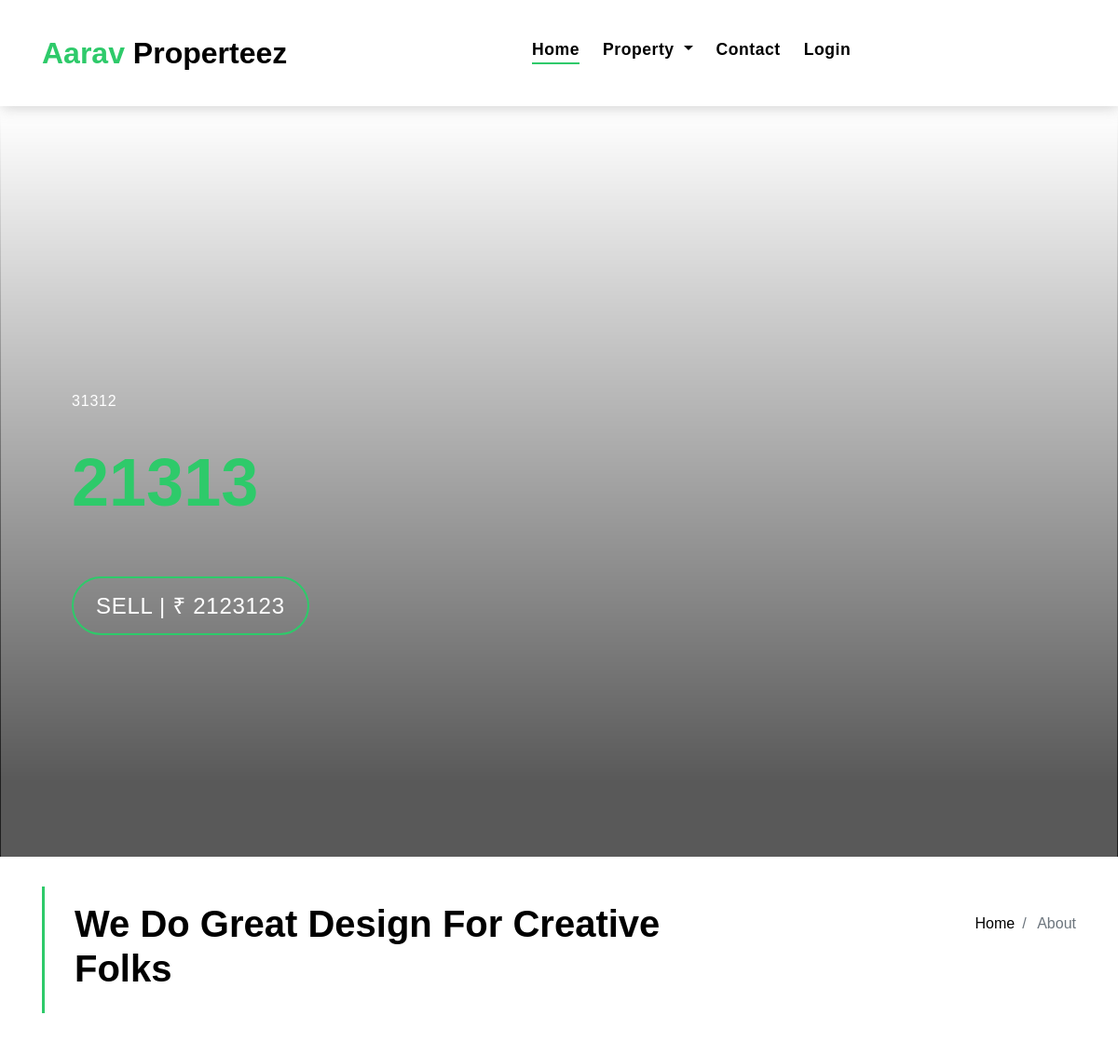
The app's page / (upper part), older data.
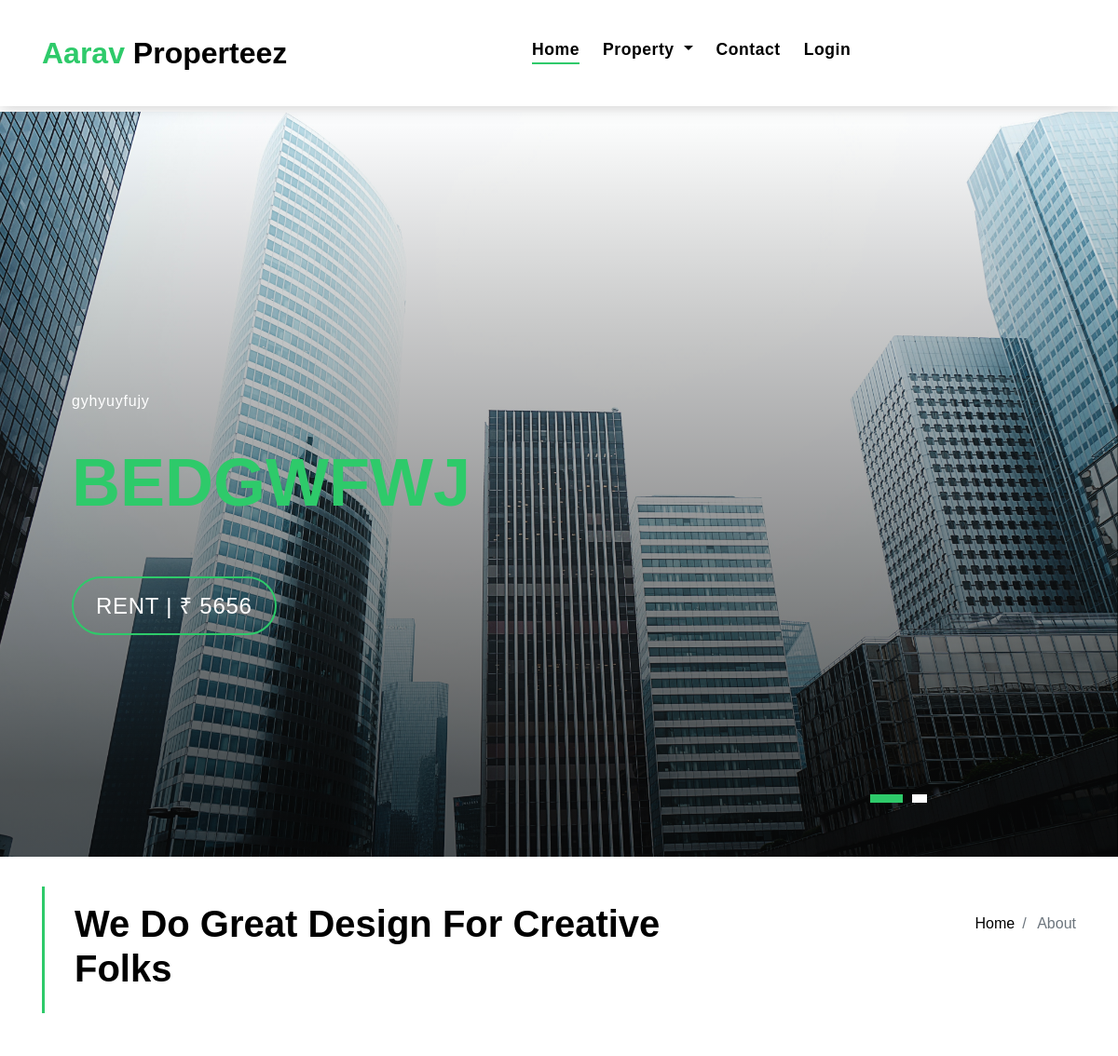
The same page, newer data.
### app/models.py (models this page shows, shortened)
class Commercial(models.Model):
    sno = models.AutoField(primary_key=True)
    main_image = models.ImageField(
        upload_to='main_images/', default='none', blank=False)
    area = models.DecimalField(max_digits=10, decimal_places=2)
    title = models.CharField(max_length=100)
    content = models.TextField()
    price = models.IntegerField()
    timestamp = models.DateTimeField(default=now)
    sell_or_rent = models.CharField(max_length=20,
                                    choices=SELL_OR_RENT_COMM_CHOICES)
    location = models.CharField(max_length=150)
    property_type = models.CharField(max_length=20,
                                     choices=COMM_PROPERTY_CHOICES)
    floorplan = models.ImageField(
        upload_to='floorplan_images/', default='none', blank=False)
    construction_status = models.CharField(max_length=20,
                                           choices=COMM_STATUS_CHOICES)
    amenities = MultiSelectField(choices=MY_COMM_CHOICES)

### app/views.py (the view)
# urls.py: path('', views.home_view, name='home'),
def home_view(request):
    print(request.user)
    mainpagecomm_Properties = Commercial.objects.all()
    mainpageresi_Properties = Residential.objects.all()
    context = {
        'mainpagecomm_Properties': mainpagecomm_Properties,
        'mainpageresi_Properties': mainpageresi_Properties,
    }
    return render(request, "home.html", context)

### templates/home.html (shortened to what the changed rows need)
{% extends 'base.html' %} {% load static %}
  {% block content %}
{% if mainpagecomm_Properties %}
  <div class="intro intro-carousel">
    <div id="carousel" class="owl-carousel owl-theme">
      {% for property in mainpagecomm_Properties %}
      <div class="carousel-item-a intro-item bg-image" style="background-image: url('{{property.main_image.url}}')">
        <div class="overlay overlay-a"></div>
        <div class="intro-content display-table">
          <div class="table-cell">
            <div class="container">
              <div class="row">
                <div class="col-lg-8">
                  <div class="intro-body">
                    <p class="intro-title-top">
                      {{property.location}}
                    </p>
                    <h1 class="intro-title mb-4">
                      <span class="color-b">{{property.title}}
                    </h1>
                    <p class="intro-subtitle intro-price">
                      <a href="../commercial/{{ property.slug }} "><span class="price-a">{{property.sell_or_rent}} | ₹
                          {{property.price}}</span></a>
                    </p>
                  </div>
                </div>
              </div>
            </div>
          </div>
        </div>
      </div>
      {% endfor %}
    </div>
  </div>
{% endif %}
{% if mainpageresi_Properties %}
  <section class="section-property section-t8">
    <div class="container">
      <div class="row">
        <div class="col-md-12">
          <div class="title-wrap d-flex justify-content-between">
            <div class="title-box">
              <h2 class="title-a">Latest Properties</h2>
            </div>
            <div class="title-link">
              <a href="../">All Property
                <span class="ion-ios-arrow-forward"></span>
              </a>
            </div>
          </div>
        </div>
      </div>
      <div id="property-carousel">
        {% for property in mainpageresi_Properties %}
        <div class="container">
          <div class="row">
            <div class="col-md-9 mx-auto">
              <div class="card-box-a card-shadow">
                <div class="img-box-a">
                  <img src="{{property.main_image.url}}" alt="" class="img-a img-fluid">
                </div>
                <div class="card-overlay">
                  <div class="card-overlay-a-content">
                    <div class="card-header-a">
                      <h2 class="card-title-a">
                        <a href="../commercial/{{ property.slug }} "></a>{{property.title}}
                        <br /> {{property.location}}</a>
                      </h2>
                    </div>
                    <div class="card-body-a">
                      <div class="price-box d-flex">
                        <span class="price-a">{{property.sell_or_rent}} | ₹ {{property.price}}</span>
                      </div>
                      <a href="../residential/{{ property.slug }} " class="link-a">Click here to view
                        <span class="ion-ios-arrow-forward"></span>
                      </a>
                    </div>
                    <div class="card-footer-a">
                      <ul class="d-flex justify-content-center">
                        <li>
                          <h4 class="card-info-title">Area</h4>
                          <span>{{property.Area}}
                            m<sup>2</sup>
                          </span>
                        </li>
                      </ul>
                    </div>
                  </div>
                </div>
              </div>
            </div>
          </div>
        </div>
        <br>
        <hr>
        <br>
        {% endfor %}
      </div>
  </section>
  {% else %}
    <section class="intro-single">
    <div class="container">
      <div class="row">
        <div class="col-md-12 col-lg-8">
          <div class="title-single-box">
            <h1 class="title-single">We Do Great Design For Creative Folks</h1>
          </div>
        </div>
      </div>
    </div>
  </section>
{% endif %}
  {% endblock content %}

Row changes from the older to the newer data that the page shows:
removed Commercial: location "31312", title "21313", sell_or_rent "SELL", price "2123123"
added Commercial: main_image (picture), location "gyhyuyfujy", title "BEDGWFWJ", sell_or_rent "RENT", price "5656"
